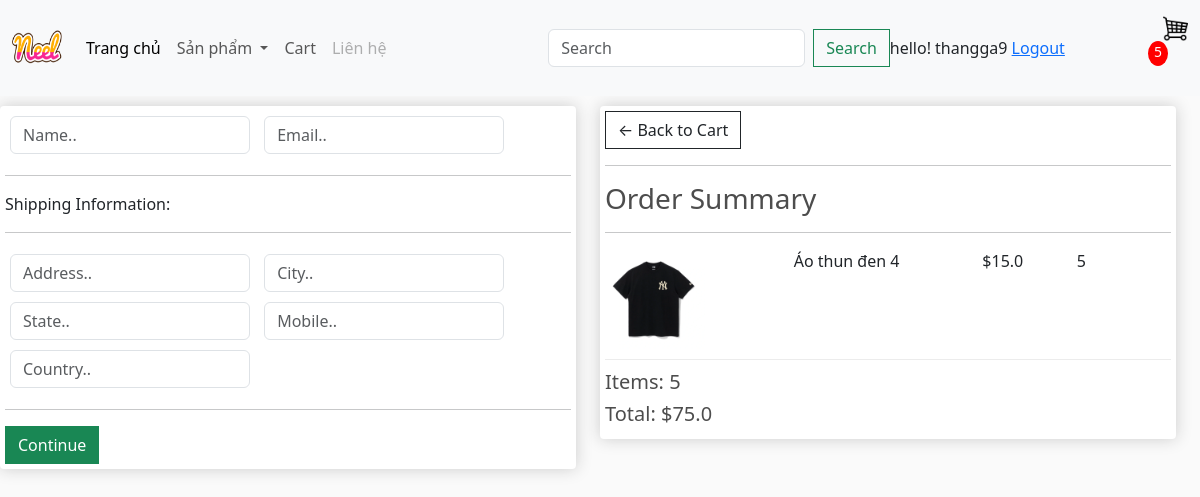
Page /checkout/ (signed in) on the committed database.
### app/models.py (models this page shows, shortened)
class OrderItem(models.Model):
    product = models.ForeignKey(Product,on_delete=models.SET_NULL,blank=True,null=True)
    order = models.ForeignKey(Order,on_delete=models.SET_NULL,blank=True,null=True)
    quantity = models.IntegerField(default=0, null=True, blank=False)
    date_added = models.DateTimeField(auto_now_add=True)
    @property
    def get_total(self):
        total = self.product.price * self.quantity
        return total

class Product(models.Model):
    name = models.CharField(max_length=200, null=True)
    price = models.FloatField(max_length=200, null=True)
    product_type = models.ForeignKey(ProductType, on_delete=models.CASCADE, null=True)
    image = models.ImageField(null=True, blank=True)
    @property
    def ImageURL(self):
        try:
            url = self.image.url
        except:
            url = ''
        return url

class Order(models.Model):
    customer = models.ForeignKey(Customer,on_delete=models.SET_NULL,blank=True, null=True)
    date_order = models.DateTimeField(auto_now_add=True)
    complete = models.BooleanField(default=False,null=True,blank=False)
    transaction_id = models.CharField(max_length=200, null=True , default=uuid.uuid4, editable=False)
    @property
    def get_cart_items(self):
        orderitems = self.orderitem_set.all()
        total = sum([item.quantity for item in orderitems])
        return total
    @property
    def get_cart_total(self):
        orderitems = self.orderitem_set.all()
        total = sum([item.get_total for item in orderitems])
        return total

### app/views.py (the view)
# urls.py: path('checkout/',views.checkout, name="checkout"),
def checkout(request):
    if request.user.is_authenticated:
        customer = request.user.customer
        order, create = Order.objects.get_or_create(customer = customer, complete = False)
        items = order.orderitem_set.all()
        cartItems = order.get_cart_items
        user_login = 'show'
        user_not_login ='hidden'
    else:
        items = []
        order = {'get_cart_items':0,'get_cart_total' : 0}
        cartItems = order['get_cart_item']
        user_login = 'hidden'
        user_not_login ='show'
    context={'items':items,'order':order,'cartItems':cartItems,'user_login':user_login,'user_not_login':user_not_login}
    return render(request, 'app/checkout.html', context)

### app/templates/app/checkout.html (shortened to what this page needs)
{% extends 'app/base.html' %}
{% load static %}
{% block content_checkout %}
     <div class="row" style="width:100%">
		<div class="col-lg-6">
			<div class="box-element" id="form-wrapper">
				<form id="form">
					<div id="user-info">
						<div class="form-field">
							<input required class="form-control" type="text" name="name" placeholder="Name..">
						</div>
						<div class="form-field">
							<input required class="form-control" type="email" name="email" placeholder="Email..">
						</div>
					</div>
					<div id="shipping-info">
						<hr>
						<p>Shipping Information:</p>
						<hr>
						<div class="form-field">
							<input class="form-control" type="text" name="address" placeholder="Address..">
						</div>
						<div class="form-field">
							<input class="form-control" type="text" name="city" placeholder="City..">
						</div>
						<div class="form-field">
							<input class="form-control" type="text" name="state" placeholder="State..">
						</div>
						<div class="form-field">
							<input class="form-control" type="text" name="mobile" placeholder="Mobile..">
						</div>
						<div class="form-field">
							<input class="form-control" type="text" name="country" placeholder="Country..">
						</div>
					</div>
					<hr>
					<input id="form-button" class="btn btn-success btn-block" type="submit" value="Continue">
				</form>
			</div>
			<br>
		</div>
		<div class="col-lg-6">
			<div class="box-element">
				<a  class="btn btn-outline-dark" href="{% url 'cart' %}">&#x2190; Back to Cart</a>
				<hr>
				<h3>Order Summary</h3>
				<hr>
				{% for item in items %}
				<div class="cart-row">
					<div style="flex:2"><img class="row-image" src="{{item.product.ImageURL}}"></div>
					<div style="flex:2"><p>{{item.product.name}}</p></div>
					<div style="flex:1"><p>${{item.product.price}}</p></div>
					<div style="flex:1"><p>{{item.quantity}}</p></div>
				</div>
				{% endfor %}
				<h5>Items:   {{order.get_cart_items}}</h5>
				<h5>Total:   ${{order.get_cart_total}}</h5>
			</div>
		</div>
	</div>
{% endblock content_checkout %}

### app/templates/app/base.html (shortened to what this page needs)
{% load static %}
<!DOCTYPE html>
<html>
    <head>
        <link rel="stylesheet" href="">
        <link href="https://cdn.jsdelivr.net/npm/bootstrap@5.3.3/dist/css/bootstrap.min.css" rel="stylesheet">
        <link href-"{%static 'app/css/style.css' %}" rel="stylesheet"/>
        <link href-"{%static 'app/css/owl.carousel.min.css' %}" rel="stylesheet"/>
        <link href-"{%static 'app/css/all.min.css' %}" rel="stylesheet"/>
        <link rel="stylesheet" type="text/css" href="{% static "app/css/main.css" %}"/>
    </head>
    <body>
        <nav class="navbar navbar-expand-lg bg-body-tertiary">
            <div class="container-fluid">
              <a class="navbar-brand" href="{% url 'home' %}">
                 <img src="{%static 'app/images/Neel.png' %}" width="50" height="70"/>
              </a>
              <div class="collapse navbar-collapse" id="navbarSupportedContent">
                <ul class="navbar-nav me-auto mb-2 mb-lg-0">
                  <li class="nav-item">
                    <a class="nav-link active" aria-current="page" href="{% url 'home' %}">Trang chủ</a>
                  </li>
                  <li class="nav-item dropdown">
                    <a class="nav-link dropdown-toggle" href="#" role="button" data-bs-toggle="dropdown" aria-expanded="false">
                      Sản phẩm
                    </a>
                  </li>
                  <li class="nav-item">
                    <a class="nav-link" href="{% url 'cart' %}">Cart</a>
                  </li>
                  <li class="nav-item">
                    <a class="nav-link disabled" href="#">Liên hệ</a>
                  </li>
                </ul>
                <form class="d-flex" role="search" method="POST" action = "{% url 'search' %}" style="visibility: {{search_bar}}">
                  <input class="form-control me-2" type="search" placeholder="Search" aria-label="Search" name="searched">
                  <button class="btn btn-outline-success" type="submit">Search</button>
                </form>
              </div>
                <div class="'form-inline my-2 my-lg-0" style="visibility: {{user_login}}" >
                  <span>hello! {{request.user}}</span>
                  <span><a href="{% url 'logout' %}">Logout</a></span>
                </div>
              <div class="'form-inline my-2 my-lg-0" style="visibility: {{search_bar}}">
                <a href="{% url 'cart' %}">
                  <img id="cart-icon" src="{% static 'app/images/gio.png' %}" >
                </a>
                <p id="cart-total" id="cart-icon">{{cartItems}}</p>
              </div>
            </div>
          </nav>
        {% block content_checkout %} {% endblock content_checkout %}
    </body>
</html>

### app/static/app/css/main.css (style rules this page uses)
body { background-color: hsl(0, 0%, 98%); }
h1,h2,h3,h4,h5,h6 { color:hsl(0, 0%, 30%); }
.box-element { box-shadow:hsl(0, 0%, 80%) 0 0 16px; background-color: #fff; border-radius: 4px; padding: 5px; }
#cart-icon { width:25px; display: inline-block; margin-left: 15px; }
#cart-total { display: block; text-align: center; color:#fff; background-color: red; width: 20px; height: 25px; border-radius: 50%; font-size: 14px; }
.col-lg-3, .col-lg-4, .col-lg-6, .col-lg-8, .col-lg-12 { margin-top: 10px; }
.btn { border-radius: 0; }
.row-image { width: 100px; }
.form-field { width:250px; display: inline-block; padding: 5px; }
.cart-row { display: flex; align-items: flex-stretch; padding-bottom: 10px; margin-bottom: 10px; border-bottom: 1px solid #ececec; }

### rows in the picture
OrderItem: product.ImageURL (picture), product.name "Áo thun đen 4", product.price "15.0", quantity "5"
Order: get_cart_items "5", get_cart_total "75.0"

### other values in the picture
{{ request.user }} "thangga9"
{{ cartItems }} "5"
